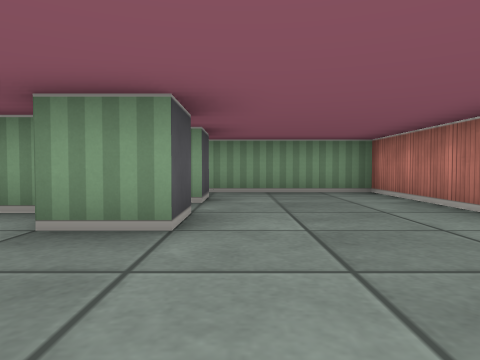
View 1 (above)

17 first-person views from a walk through a cub3D maze. The camera is about half as high as the walls, tilts 2° down and sees 70° across. The floor is counted in squares. Each view is taken from the middle of a square. On the plan, view 1 faces up. The plan holds only what a view shows up to about 9 squares ahead; the rest is blank. The place goes on beyond the plan.

View 2
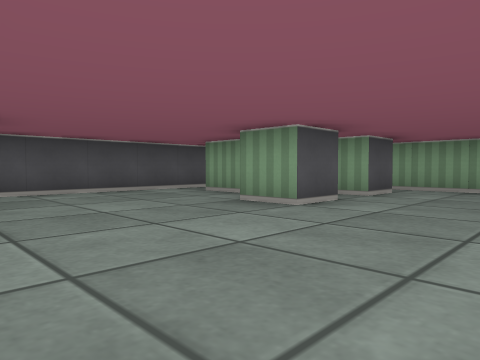

View 3
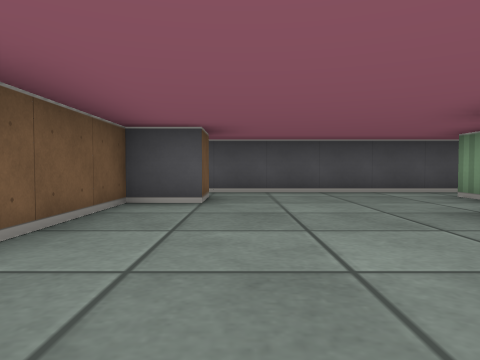

View 4
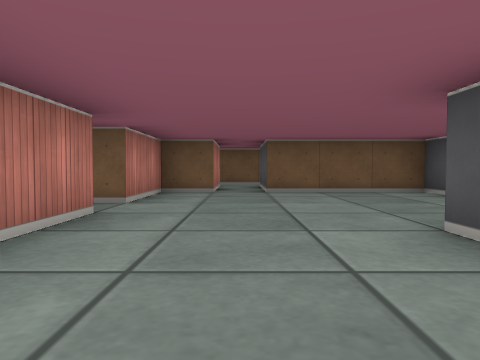

View 5
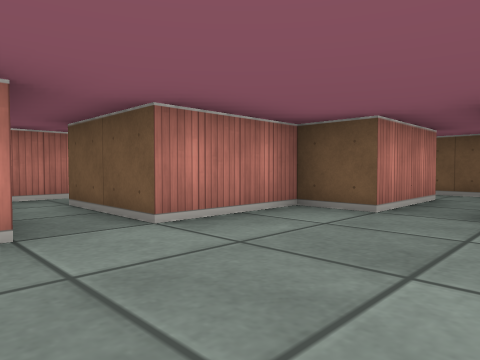

View 6
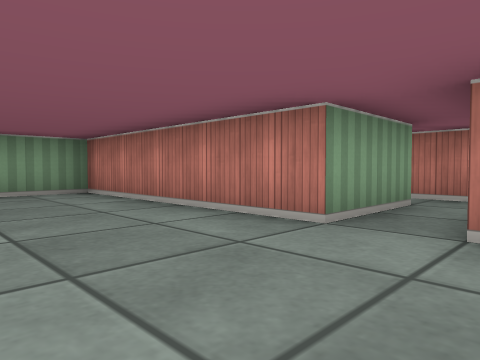

View 7
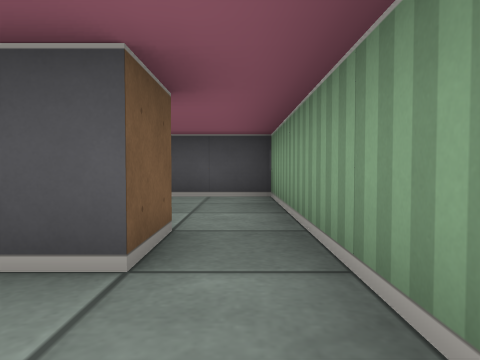

View 8
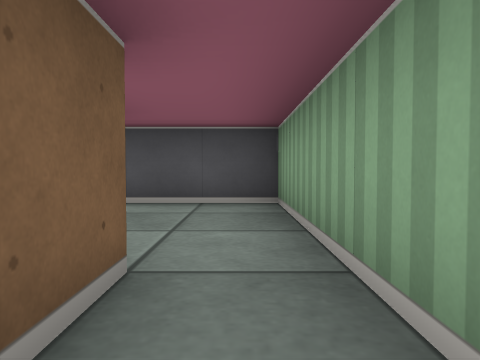

View 9
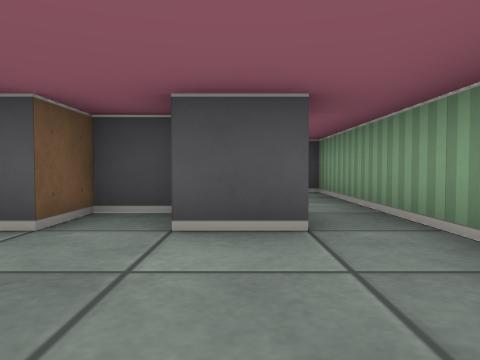

View 10
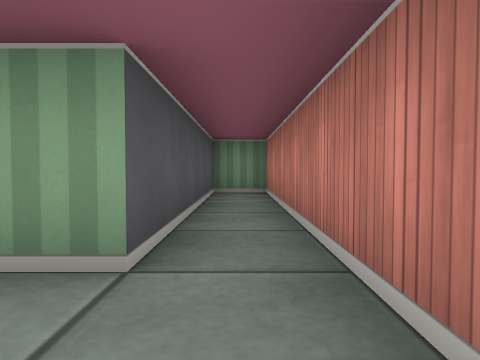

View 11
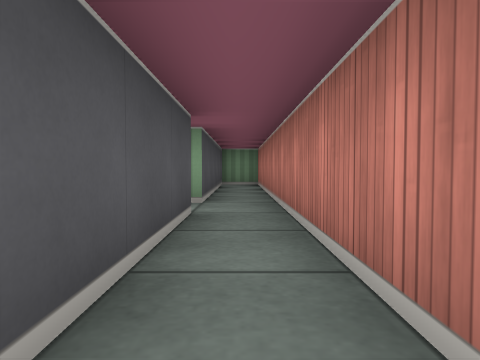

View 12
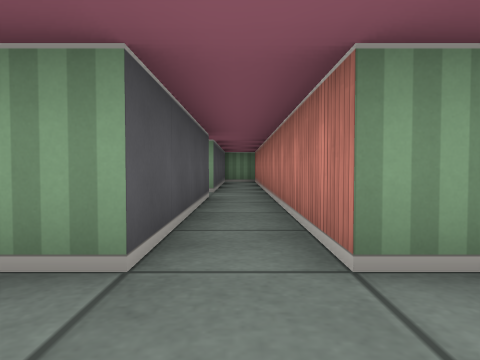

View 13
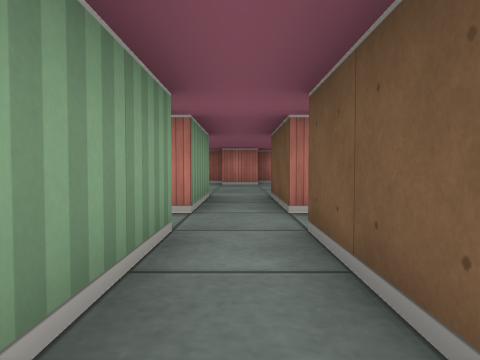

View 14
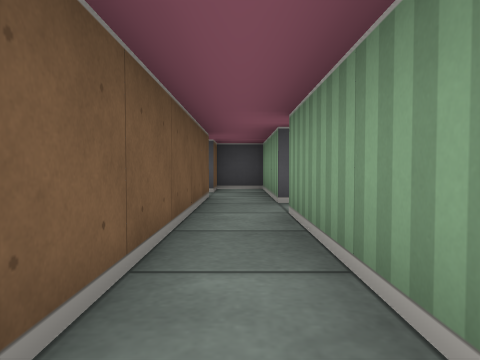

View 15
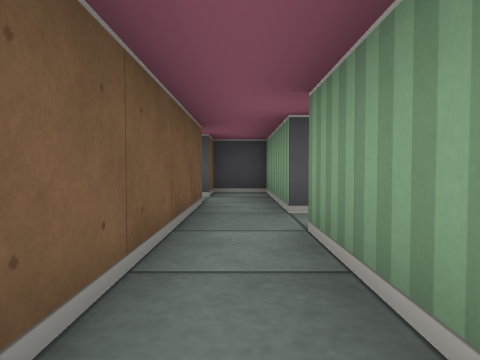

View 16
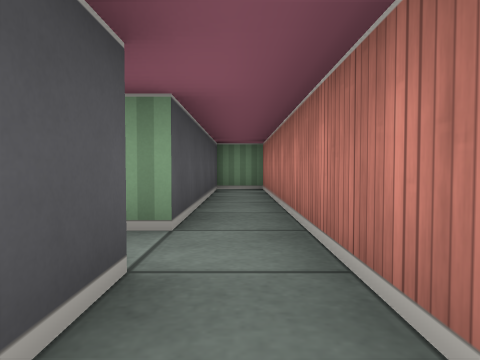

View 17
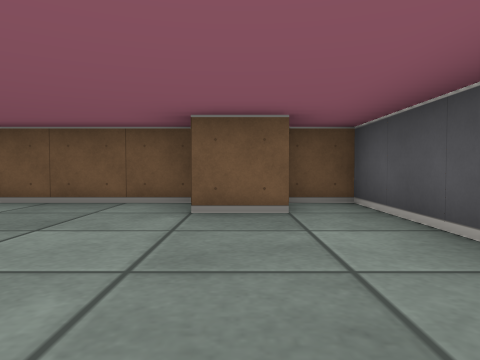

### Floor plan
Points are (right, up) in squares from view 1. A wall is a line through its corners. A room is listed if a view was taken in it or the views show most of it. See-through windows are left out.
Room 1 (views 1, 2, 3, 4, 5, 6, 7, 8, 9, 17)
walls: (-2, 3.5) (-3.5, 3.5); (-1.5, 4.4) (-1.5, 3.5) (-0.5, 3.5) (-0.5, 2.5) (-1.5, 2.5); (-3.5, -0.5) (-2.5, -0.5) (-2.5, -1.5) (0.5, -1.5); (-1.5, 5.5) (-0.5, 5.5) (-0.5, 4.5) (-1.1, 4.5); (2.5, 1.5) (2.5, 6.5) (-2.5, 6.5); (-4.5, 3.5) (-4.5, -1.5) (-3.6, -1.5); (1.5, -1.5) (2.5, -1.5) (2.5, 0.5)
ways out: opening at (1, -2.5) to room 2; opening at (3.5, 1) to room 2; opening at (-3, 4.5) to room 3
Room 2 (views 10, 11, 12, 13, 14, 15, 16)
walls: (5.5, -3.5) (5.5, 6.5) (4.5, 6.5) (4.5, 1.5) (2.5, 1.5); (0.5, -1.5) (0.5, -3.5) (-0.5, -3.5); (-0.5, -4.5) (4.5, -4.5); (2.5, 0.5) (4.5, 0.5) (4.5, -3.5) (1.5, -3.5) (1.5, -1.5)
ways out: opening at (1, -2.5) to room 1; opening at (3.5, 1) to room 1; opening at (0, -4) to room 4; opening at (6.5, -4)
Room 3 (no view inside)
walls: (-2.5, 6.5) (-4.5, 6.5) (-4.5, 3.5)
ways out: opening at (-3, 4.5) to room 1
Room 4 (no view inside)
walls: (-0.5, -3.5) (-2.5, -3.5) (-2.5, -4.5) (-1.5, -4.5)
ways out: opening at (0, -4) to room 2; opening at (-1, -5.5)

Where each view was taken, in squares from view 1:
view 1: 0 up, 0 right, facing up
view 2: 1 down, 2 right, facing up-left
view 3: 0 up, 2 right, facing left
view 4: 5 up, 1 right, facing down
view 5: 2 up, 0 right, facing down-right
view 6: 0 up, 0 right, facing up-right
view 7: 6 up, 1 right, facing left
view 8: 6 up, 0 right, facing left
view 9: 5 up, 2 right, facing left
view 10: 0 up, 5 right, facing up
view 11: 3 down, 5 right, facing up
view 12: 5 down, 5 right, facing up
view 13: 4 down, 2 right, facing right
view 14: 4 down, 5 right, facing left
view 15: 4 down, 4 right, facing left
view 16: 1 down, 5 right, facing up
view 17: 3 up, 3 left, facing down
